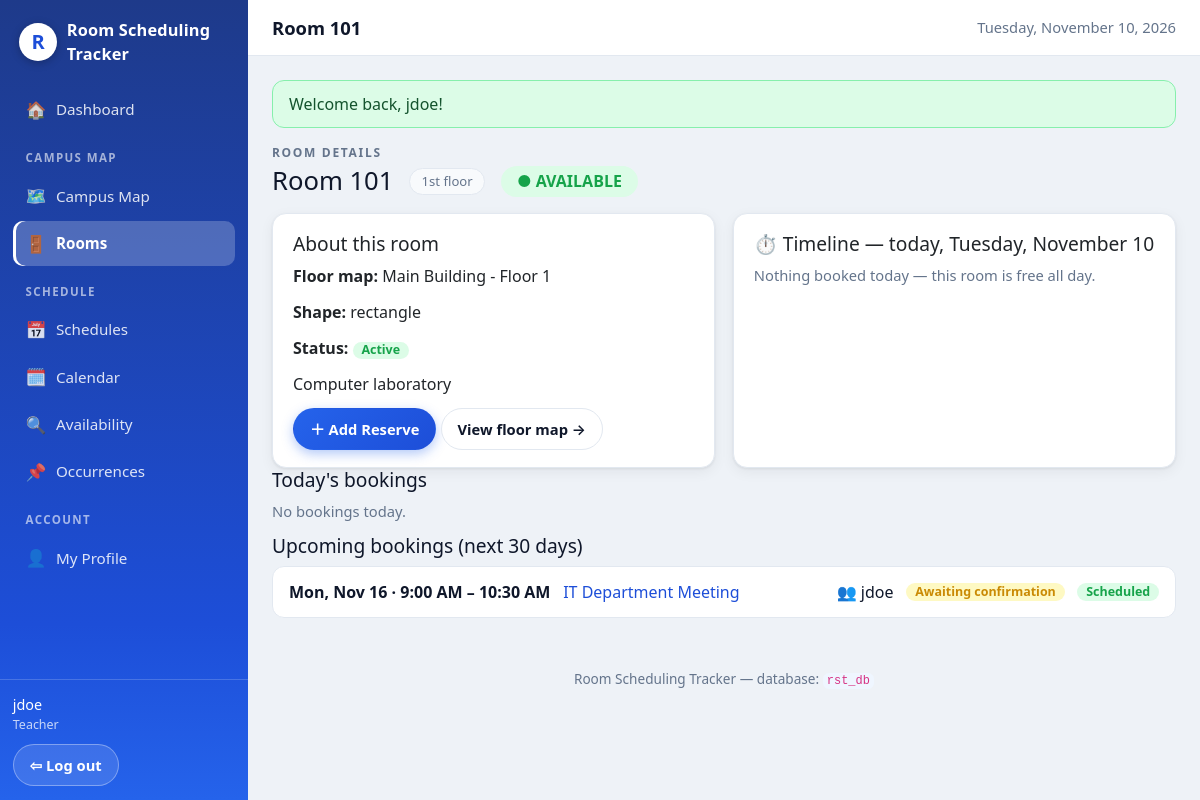
The app's page /rooms/101 (signed in) with its own data.
### tables this page shows
CREATE TABLE IF NOT EXISTS tblScheduleOccurrences (
  occurrence_id     INT UNSIGNED NOT NULL AUTO_INCREMENT,
  schedule_id       INT UNSIGNED NOT NULL,
  occurrence_date   DATE NOT NULL,
  room_id           INT UNSIGNED NOT NULL,
  start_time        TIME NOT NULL,
  end_time          TIME NOT NULL,
  occurrence_status VARCHAR(20) NOT NULL DEFAULT 'scheduled',
  PRIMARY KEY (occurrence_id),
  UNIQUE KEY uq_occurrences (schedule_id, occurrence_date, room_id, start_time),
  CONSTRAINT fk_occurrences_schedule FOREIGN KEY (schedule_id)
    REFERENCES tblSchedules (schedule_id) ON DELETE CASCADE ON UPDATE CASCADE,
  CONSTRAINT fk_occurrences_room FOREIGN KEY (room_id)
    REFERENCES tblRooms (room_id) ON DELETE RESTRICT ON UPDATE CASCADE,
  KEY idx_occurrences_room_date (room_id, occurrence_date, start_time),
  KEY idx_occurrences_date (occurrence_date),
  CONSTRAINT chk_occurrences_time CHECK (end_time > start_time)
);

CREATE TABLE IF NOT EXISTS tblUsers (
  user_id       INT UNSIGNED NOT NULL AUTO_INCREMENT,
  username      VARCHAR(50)  NOT NULL,
  email         VARCHAR(255) NOT NULL,
  password_hash VARCHAR(255) NOT NULL,
  profile_img   VARCHAR(255) NULL,
  role          VARCHAR(30)  NOT NULL DEFAULT 'student',
  section       VARCHAR(50)  NULL,
  org_name      VARCHAR(100) NULL,
  phone_number  VARCHAR(17)  NULL,
  PRIMARY KEY (user_id),
  UNIQUE KEY uq_users_username (username),
  UNIQUE KEY uq_users_email (email),
  KEY idx_users_role (role)
);

CREATE TABLE IF NOT EXISTS tblRooms (
  room_id          INT UNSIGNED NOT NULL AUTO_INCREMENT,
  map_id           INT UNSIGNED NOT NULL,
  room_name        VARCHAR(100) NOT NULL,
  shape_type       VARCHAR(20)  NOT NULL DEFAULT 'rectangle',
  shape_data       JSON NOT NULL,
  room_description VARCHAR(255) NULL,
  room_status      VARCHAR(20)  NOT NULL DEFAULT 'active',
  created_at       DATETIME NOT NULL DEFAULT CURRENT_TIMESTAMP,
  updated_at       DATETIME NOT NULL DEFAULT CURRENT_TIMESTAMP ON UPDATE CURRENT_TIMESTAMP,
  PRIMARY KEY (room_id),
  UNIQUE KEY uq_rooms_map_name (map_id, room_name),
  CONSTRAINT fk_rooms_map FOREIGN KEY (map_id)
    REFERENCES tblMaps (map_id) ON DELETE CASCADE ON UPDATE CASCADE,
  KEY idx_rooms_status (room_status)
);

CREATE TABLE IF NOT EXISTS tblMaps (
  map_id           INT UNSIGNED NOT NULL AUTO_INCREMENT,
  map_name         VARCHAR(100) NOT NULL,
  floor_number     INT NOT NULL,
  map_width        DECIMAL(10,2) NOT NULL,
  map_height       DECIMAL(10,2) NOT NULL,
  background_image VARCHAR(255) NULL,
  map_status       VARCHAR(20) NOT NULL DEFAULT 'active',
  created_at       DATETIME NOT NULL DEFAULT CURRENT_TIMESTAMP,
  updated_at       DATETIME NOT NULL DEFAULT CURRENT_TIMESTAMP ON UPDATE CURRENT_TIMESTAMP,
  PRIMARY KEY (map_id),
  KEY idx_maps_status (map_status)
);

CREATE TABLE IF NOT EXISTS tblSchedules (
  schedule_id          INT UNSIGNED NOT NULL AUTO_INCREMENT,
  organizer_id         INT UNSIGNED NOT NULL,
  room_id              INT UNSIGNED NOT NULL,
  schedule_title       VARCHAR(150) NOT NULL,
  schedule_description TEXT NULL,
  recurrence_type      VARCHAR(20) NOT NULL DEFAULT 'one_time',
  start_date           DATE NOT NULL,
  end_date             DATE NULL,
  start_time           TIME NOT NULL,
  end_time             TIME NOT NULL,
  schedule_status      VARCHAR(20) NOT NULL DEFAULT 'active',
  admin_confirmed      TINYINT(1) NOT NULL DEFAULT 0,
  created_at           DATETIME NOT NULL DEFAULT CURRENT_TIMESTAMP,
  updated_at           DATETIME NOT NULL DEFAULT CURRENT_TIMESTAMP ON UPDATE CURRENT_TIMESTAMP,
  PRIMARY KEY (schedule_id),
  CONSTRAINT fk_schedules_organizer FOREIGN KEY (organizer_id)
    REFERENCES tblUsers (user_id) ON DELETE RESTRICT ON UPDATE CASCADE,
  CONSTRAINT fk_schedules_room FOREIGN KEY (room_id)
    REFERENCES tblRooms (room_id) ON DELETE RESTRICT ON UPDATE CASCADE,
  KEY idx_schedules_room_dates (room_id, start_date, end_date),
  KEY idx_schedules_organizer (organizer_id),
  CONSTRAINT chk_schedules_time CHECK (end_time > start_time)
);

### controllers/RoomController.php (called while the page is built, shortened)
<?php
final class RoomController
{
    public function show(int $id): void
    {
        $room = $this->rooms->find($id);
        $today = date('Y-m-d');
        view('rooms/show', [
            'title' => $room['room_name'],
            'room' => $room,
            'today' => $today,
            'today_occ' => $this->occurrences->forDateRange($today, $today, $id),
            'upcoming' => $this->occurrences->forDateRange($today, date('Y-m-d', strtotime('+30 days')), $id),
        ]);
    }
}

### core/Database.php (called while the page is built, shortened)
<?php
final class Database
{
    private PDO $pdo;
    private function __construct(array $db)
    {
        $driver = $db['driver'] ?? 'mysql';
        try {
            if ($driver === 'sqlite') {
                $dir = dirname($db['path']);
                if (!is_dir($dir)) {
                    mkdir($dir, 0755, true);
                }
                $this->pdo = new PDO('sqlite:' . $db['path']);
                $this->pdo->exec('PRAGMA foreign_keys = ON');
            } else {
                $dsn = sprintf(
                    'mysql:host=%s;port=%s;dbname=%s;charset=%s',
                    $db['host'], $db['port'], $db['database'], $db['charset']
                );
                $this->pdo = new PDO($dsn, $db['username'], $db['password'], [
                    PDO::ATTR_ERRMODE            => PDO::ERRMODE_EXCEPTION,
                    PDO::ATTR_DEFAULT_FETCH_MODE => PDO::FETCH_ASSOC,
                    PDO::ATTR_EMULATE_PREPARES   => false,
                ]);
                return;
            }
            $this->pdo->setAttribute(PDO::ATTR_ERRMODE, PDO::ERRMODE_EXCEPTION);
            $this->pdo->setAttribute(PDO::ATTR_DEFAULT_FETCH_MODE, PDO::FETCH_ASSOC);
            $this->pdo->setAttribute(PDO::ATTR_EMULATE_PREPARES, false);
        } catch (PDOException $e) {
            throw new PDOException(
                'Could not connect to the database. Check your .env DB_* settings '
                . 'and make sure the database from database/rst_db.sql exists. '
                . 'Driver error: ' . $e->getMessage(),
                (int) $e->getCode(),
                $e
            );
        }
    }
    public function all(string $sql, array $params = []): array
    {
        $stmt = $this->pdo->prepare($sql);
        $stmt->execute($params);
        return $stmt->fetchAll();
    }
    public function one(string $sql, array $params = []): ?array
    {
        $rows = $this->all($sql, $params);
        return $rows[0] ?? null;
    }
}

### models/Room.php (called while the page is built, shortened)
<?php
final class Room
{
    public function find(int $id): ?array
    {
        return $this->db->one(
            'SELECT r.*, m.map_name, m.floor_number, m.map_width, m.map_height
             FROM tblRooms r JOIN tblMaps m ON m.map_id = r.map_id
             WHERE r.room_id = ?',
            [$id]
        );
    }
}

### core/Auth.php (called while the page is built, shortened)
<?php
final class Auth
{
    public static function user(): ?array
    {
        return $_SESSION['user'] ?? null;
    }
    public static function check(): bool
    {
        return self::user() !== null;
    }
    public static function role(): ?string
    {
        return self::user()['role'] ?? null;
    }
    public static function canBook(): bool
    {
        return in_array(self::role(), ['admin', 'teacher', 'scheduler', 'officer', 'mayor'], true);
    }
}

### models/ScheduleOccurrence.php (called while the page is built, shortened)
<?php
final class ScheduleOccurrence
{
    public function forDateRange(string $from, string $to, ?int $roomId = null): array
    {
        $sql = 'SELECT o.*, s.schedule_title, s.schedule_description, s.organizer_id, s.admin_confirmed,
                       r.room_name, m.map_name, u.username AS organizer_name
                FROM tblScheduleOccurrences o
                JOIN tblSchedules s ON s.schedule_id = o.schedule_id
                JOIN tblRooms r ON r.room_id = o.room_id
                JOIN tblMaps m ON m.map_id = r.map_id
                JOIN tblUsers u ON u.user_id = s.organizer_id
                WHERE o.occurrence_date BETWEEN ? AND ?';
        $params = [$from, $to];
        if ($roomId !== null) {
            $sql .= ' AND o.room_id = ?';
            $params[] = $roomId;
        }
        return $this->db->all($sql . ' ORDER BY o.occurrence_date, o.start_time, r.room_name', $params);
    }
}

### views/rooms/show.php (the view, shortened to what this page needs)
<?php
$nowStatus = 'available';
$heroBadge = [
  'available'   => ['badge-green', '● AVAILABLE'],
  'occupied'    => ['badge-blue', '● CONFIRMED'],
  'reserved'    => ['badge-amber', '● RESERVED'],
  'unavailable' => ['badge-grey', '● UNAVAILABLE'],
][$nowStatus];
?>
<p class="page-label">ROOM DETAILS</p>
<div class="page-head">
  <div class="room-hero">
    <h1><?= e($room['room_name']) ?></h1>
    <span class="floor-pill"><?= e(ordinal((int) $room['floor_number'])) ?> floor</span>
    <span class="badge <?= $heroBadge[0] ?> room-big-status"><?= $heroBadge[1] ?></span>
  </div>
</div>
<div class="grid-2">
  <section class="card">
    <h2>About this room</h2>
    <p><strong>Floor map:</strong> <?= e($room['map_name']) ?></p>
    <p><strong>Shape:</strong> <?= e($room['shape_type']) ?></p>
    <p><strong>Status:</strong> <?= status_badge($room['room_status']) ?></p>
    <?php if (!empty($room['room_description'])): ?><p><?= e($room['room_description']) ?></p><?php endif; ?>
    <div class="panel-actions">
      <?php if (\App\Core\Auth::canBook()): ?><a class="btn btn-primary" href="<?= url('schedules/create?room_id=' . (int) $room['room_id']) ?>">＋ Add Reserve</a><?php endif; ?>
      <a class="btn" href="<?= url('maps/' . (int) $room['map_id']) ?>">View floor map →</a>
    </div>
  </section>
  <section class="card">
    <h2>⏱️ Timeline — today, <?= e(date('l, F j', strtotime($today))) ?></h2>
    <?php if (empty($today_occ)): ?>
      <p class="muted">Nothing booked today — this room is free all day.</p>
    <?php endif; ?>
  </section>
</div>
<h2>Today's bookings</h2>
<?php if (empty($today_occ)): ?><p class="muted">No bookings today.</p>
<?php endif; ?>
<h2>Upcoming bookings (next 30 days)</h2>
<?php if (empty($upcoming)): ?><p class="muted">No upcoming bookings for this room.</p>
<?php else: ?>
  <?php foreach ($upcoming as $occ): ?>
  <div class="booking-card">
    <span class="bk-time"><?= e(date('D, M j', strtotime($occ['occurrence_date']))) ?> · <?= time_12h($occ['start_time']) ?> – <?= time_12h($occ['end_time']) ?></span>
    <a class="bk-title" href="<?= url('schedules/' . (int) $occ['schedule_id']) ?>"><?= e($occ['schedule_title']) ?></a>
    <span>👥 <?= e($occ['organizer_name'] ?? '') ?></span>
    <?= confirm_badge($occ['admin_confirmed'] ?? 0) ?>
    <?= status_badge($occ['occurrence_status']) ?>
  </div>
  <?php endforeach; ?>
<?php endif; ?>

### core/helpers.php (shortened to what this page needs)
<?php
function e(?string $value): string
{
    return htmlspecialchars($value ?? '', ENT_QUOTES, 'UTF-8');
}
function base_path(): string
{
    static $base = null;
    if ($base !== null) {
        return $base;
    }
    $base = '';
    $appUrl = getenv('APP_URL');
    if ($appUrl !== false && $appUrl !== '') {
        $p = parse_url($appUrl, PHP_URL_PATH);
    } elseif (isset($_SERVER['SCRIPT_NAME'])) {
        $script = str_replace('\\', '/', (string) $_SERVER['SCRIPT_NAME']);
        if (basename($script) === 'index.php') {
            $dir = rtrim(dirname($script), '/');
            $base = ($dir === '/' || $dir === '.' || $dir === '\\') ? '' : $dir;
        }
    }
    return $base;
}
function url(string $path = ''): string
{
    $path = ltrim($path, '/');
    return base_path() . ($path === '' ? '/' : '/' . $path);
}
function flashes(): array
{
    $out = $_SESSION['_flash'] ?? [];
    return $out;
}
function time_12h(string $time): string
{
    $ts = strtotime($time);
    return $ts === false ? $time : date('g:i A', $ts);
}
function ordinal(int $n): string
{
    $suffix = 'th';
    if (($n % 100 < 11 || $n % 100 > 13)) {
        $suffix = [1 => 'st', 2 => 'nd', 3 => 'rd'][$n % 10] ?? 'th';
    }
    return $n . $suffix;
}
function confirm_badge($confirmed): string
{
    return ((int) $confirmed === 1)
        ? '<span class="badge badge-green">✓ Admin confirmed</span>'
        : '<span class="badge badge-amber">Awaiting confirmation</span>';
}
function status_badge(string $status): string
{
    $map = [
        'active' => 'green', 'scheduled' => 'green',
        'cancelled' => 'red', 'archived' => 'gray', 'completed' => 'blue',
        'unavailable' => 'red', 'skipped' => 'amber', 'moved' => 'blue',
        'modified' => 'blue',
    ];
    $class = $map[strtolower($status)] ?? 'gray';
    return '<span class="badge badge-' . $class . '">' . e(ucfirst($status)) . '</span>';
}

### views/layouts/main.php (shortened to what this page needs)
<!DOCTYPE html>
<html lang="en">
<head>
<link rel="stylesheet" href="https://cdn.jsdelivr.net/npm/bootstrap@5.3.3/dist/css/bootstrap.min.css">
<link rel="stylesheet" href="<?= url('assets/css/style.css') ?>">
</head>
<body>
<?php
$loggedIn = \App\Core\Auth::check(); $isAdmin = \App\Core\Auth::isAdmin();
$current = $current ?? '';
if ($current === '') {
    $reqPath = trim(parse_url($_SERVER['REQUEST_URI'] ?? '/', PHP_URL_PATH), '/');
    $base = trim(base_path(), '/');
    $seg = explode('/', $reqPath)[0] ?? '';
    $current = match ($seg) { '', 'index.php' => 'dashboard', 'maps' => 'maps', 'rooms' => 'rooms', 'schedules' => 'schedules', 'calendar' => 'calendar', 'availability' => 'availability', 'occurrences' => 'occurrences', 'users' => 'users', 'profile' => 'profile', default => $seg };
}
?>
<?php if ($loggedIn): ?>
<div class="app-shell">
  <aside class="sidebar">
    <a class="brand" href="<?= url('') ?>"><span class="brand-mark">R</span> Room Scheduling<br>Tracker</a>
    <nav>
      <a href="<?= url('') ?>" class="<?= $current === 'dashboard' ? 'active' : '' ?>"><span class="nav-icon">🏠</span> Dashboard</a>
      <p class="nav-section">Campus Map</p>
      <a href="<?= url('maps') ?>" class="<?= $current === 'maps' ? 'active' : '' ?>"><span class="nav-icon">🗺️</span> Campus Map</a>
      <a href="<?= url('rooms') ?>" class="<?= $current === 'rooms' ? 'active' : '' ?>"><span class="nav-icon">🚪</span> Rooms</a>
      <p class="nav-section">Schedule</p>
      <a href="<?= url('schedules') ?>" class="<?= $current === 'schedules' ? 'active' : '' ?>"><span class="nav-icon">📅</span> Schedules</a>
      <a href="<?= url('calendar') ?>" class="<?= $current === 'calendar' ? 'active' : '' ?>"><span class="nav-icon">🗓️</span> Calendar</a>
      <a href="<?= url('availability') ?>" class="<?= $current === 'availability' ? 'active' : '' ?>"><span class="nav-icon">🔍</span> Availability</a>
      <a href="<?= url('occurrences') ?>" class="<?= $current === 'occurrences' ? 'active' : '' ?>"><span class="nav-icon">📌</span> Occurrences</a>
      <p class="nav-section">Account</p>
      <a href="<?= url('profile') ?>" class="<?= $current === 'profile' ? 'active' : '' ?>"><span class="nav-icon">👤</span> My Profile</a>
    </nav>
    <div class="sidebar-foot">
      <span class="user-chip"><?= e(\App\Core\Auth::user()['username'] ?? '') ?> <small><?= e(\App\Core\Auth::role() ?? '') ?><?= \App\Core\Auth::role() === 'officer' ? ' (org officer)' : '' ?></small></span>
      <form method="post" action="<?= url('logout') ?>" class="inline-form"><?= csrf_field() ?><button class="btn btn-ghost" type="submit">⇦ Log out</button></form>
    </div>
  </aside>
  <div class="main-col">
    <header class="topbar">
      <p class="page-title"><?= e($title ?? 'Room Scheduling Tracker') ?></p>
      <div class="top-actions">
        <span class="muted"><?= e(date('l, F j, Y')) ?></span>
      </div>
    </header>
    <main class="content">
      <?php foreach (flashes() as $f): ?>
        <div class="flash flash-<?= e($f['type']) ?>"><?= e($f['message']) ?></div>
      <?php endforeach; ?>
      <?= $content ?? '' ?>
    </main>
    <footer class="footer">Room Scheduling Tracker — database: <code>rst_db</code></footer>
  </div>
</div>
<?php endif; ?>
</body>
</html>

### records on screen
tblscheduleoccurrences: tblusers.username "jdoe", occurrence_date "Mon, Nov 16", start_time "9:00 AM", end_time "10:30 AM", schedule.schedule_title "IT Department Meeting", occurrence_status "Scheduled"
tblrooms: room_name "Room 101", map.floor_number "1st", map.map_name "Main Building - Floor 1", shape_type "rectangle", room_status "Active", room_description "Computer laboratory"

### other values on screen
$title "Room 101"
$f['message'] "Welcome back, jdoe!"
$heroBadge[1] "● AVAILABLE"
date('l, F j', strtotime($today)) "Tuesday, November 10"
